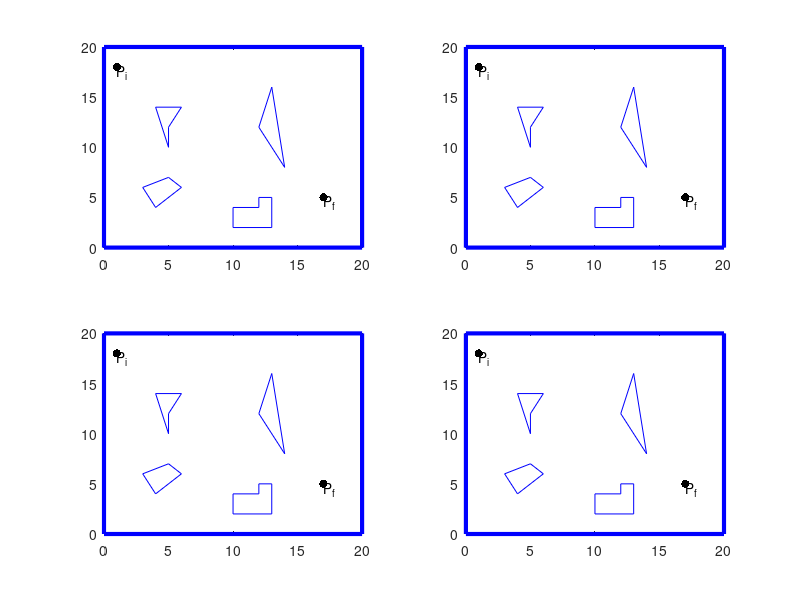

MATLAB code to generate this figure: (Note: this script raises an error after producing the figure.)
% Algoritmo de retracción usando diagramas de Voronoi
% Obstáculos
clc
clear
close all
% para graficar
figure
axis([-1 20 -1 20])
grid on
% los obstáculos se encuentran definidos por los puntos
B1=[4 14;6 14;5 12;5 10]; 
B2=[3 6;5 7;6 6;4 4]; 
B3=[12 12;14 8;13 16]; 
B4=[10 4;10 2;13 2;13 5;12 5;12 4];
Bi=[B1;B2;B3;B4];
B_vi={B1,B2,B3,B4}; % se crea una celda con los obstáculos
% los segmentos de recta de los obstáculos son [x1 y1 x2 y2]
Sr_B1=[4 14 5 10;5 10 5 12;5 12 6 14;6 14 4 14];
Sr_B2=[3 6 4 4;4 4 6 6;6 6 5 7;5 7 3 6];
Sr_B3=[12 12 14 8;14 8 13 16;13 16 12 12];
Sr_B4=[10 4 10 2;10 2 13 2;13 2 13 5;13 5 12 5;12 5 12 4;12 4 10 4];
Sr_Bi=[Sr_B1;Sr_B2;Sr_B3;Sr_B4];
% Indice de la conectividad de los obstáculos
Sr_index=[1 4;4 3;3 2;2 1;5 8;8 7;7 6;6 5;9 10;10 11;11 9;12 13;13 14;14 15;15 16;16 17;17 12];
for i=1:4
    for k=1:length(Sr_Bi) % ploteando los obstáculos
        subplot(2,2,i)
        plot([Sr_Bi(k,1) Sr_Bi(k,3)],[Sr_Bi(k,2) Sr_Bi(k,4)],'b')
        hold on
    end
    % los puntos inicial y final son
    Pi=[1 18];
    Pf=[17,5];
    subplot(2,2,i)
    scatter([Pi(1) Pf(1)],[Pi(2) Pf(2)],'k','filled') %Ploteando los puntos ini y fin
    text(Pi(1),Pi(2)-0.5,'P_i')
    text(Pf(1),Pf(2)-0.5,'P_f')
    % los segmentos de recta que delimitan el espacio de trabajo
    % son [x1 y1 x2 y2]
    Et_sup=[20 20 0 20];
    Et_inf=[0 0 20 0];
    Et_izq=[0 20 0 0];
    Et_der=[20 0 20 20];
    Et=[0 0;20 0;20 20;0 20];
    % celda de espacio de trabajo
    subplot(2,2,i)
    plot([0 20 20 0 0],[0 0 20 20 0],'b','LineWidth',3) % plot workspace
end
%% Se discretizan los obstáculos considerando los segmentos de recta de
% los obstáculos y el espacio de trabajo
% se crea una celda con los segmentos de recta
ObstCell={Sr_B1,Sr_B2,Sr_B3,Sr_B4,Et_sup,Et_inf,Et_izq,Et_der};
n=5; %número de puntos a obtener de cada segmento de recta
Puntos={};
Puntos_2=[];
for i=1:length(ObstCell)
    [reng,~]=size(ObstCell{i});
    for j=1:reng
        Puntos_1=LinDis(ObstCell{i}(j,:),n);
        Puntos_2=[Puntos_2;Puntos_1];
    end
    % la celda Puntos tiene los puntos de cada obstáculo
    Puntos{i}=Puntos_2;
    Puntos_2=[];
end
% gráfica de la discretización
for k=1:3
    for i=1:length(Puntos)
        subplot(2,2,k)
        scatter(Puntos{i}(:,1),Puntos{i}(:,2),'k')
    end
end
%% comparar cada punto de un obstáculo con los otros obstáculos para 
% encontrar el punto más cercano, determinando el punto medio entre ellos
Decoy=Puntos;
for i=1:length(Puntos)
    Decoy(i)=[]; % quitando los puntos del obstáculo a evaluar
    % convertir en un solo arreglo
    Test_points=[];
    for k=1:length(Decoy)
        Test_points=[Test_points;Decoy{k}];
    end
    % comparar contra el obstáculo i
    for k=1:length(Puntos{i})
        for j=1:length(Test_points)
           dist(k,j)=sqrt((Puntos{i}(k,1)-Test_points(j,1))^2+...
                     (Puntos{i}(k,2)-Test_points(j,2))^2); 
        end
    end
    % se debe determinar cual es el púnto más cercano con el mínimo de la
    % distancia
    [~,index]=min(dist');
    PuntosConex{i}=Test_points(index,:);
    dist=[];
    Decoy=Puntos;
end
% encontrando los puntos medios entre los puntos y los puntos de conexión
cont=1;
for i=1:length(Puntos)
    for j=1:length(Puntos{i})
       Sr_Voronoi(cont,:)=[Puntos{i}(j,1) Puntos{i}(j,2) PuntosConex{i}(j,1) PuntosConex{i}(j,2)];
       VoronoiPoints(cont,:)=[(Puntos{i}(j,1)+PuntosConex{i}(j,1))/2 (Puntos{i}(j,2)+PuntosConex{i}(j,2))/2]; 
       cont=cont+1; 
    end 
end
%Graficando
for j=1:length(Sr_Voronoi)
    subplot(2,2,2)
    plot([Sr_Voronoi(j,1) Sr_Voronoi(j,3)],[Sr_Voronoi(j,2) Sr_Voronoi(j,4)],'r')
end
subplot(2,2,2)
scatter(VoronoiPoints(:,1),VoronoiPoints(:,2),'r')
%% Se reducen el número de puntos para el roadmap de Voronoi
% quitando los puntos que pertenencen al límite del espacio de trabajo
index_Et=[];
for i=1:length(VoronoiPoints)
    [~,on_Et] = inpolygon(VoronoiPoints(i,1),VoronoiPoints(i,2),Et(:,1),Et(:,2));
    if on_Et==1
        index_Et=[index_Et i];
    end
end
VoronoiPoints(index_Et,:)=[];
Sr_Voronoi(index_Et,:)=[];
% quitando los puntos que tienen colisión con obstáculos
col=zeros(length(VoronoiPoints),length(B_vi));
for i=1:length(VoronoiPoints)
    for j=1:length(B_vi)
        [in1,on1] = inpolygon(VoronoiPoints(i,1),VoronoiPoints(i,2),B_vi{j}(:,1),B_vi{j}(:,2));
        if in1==1 || on1==1 
            col(i,j)=1;
        end
    end
end
index_Bi=find(sum(col'));
VoronoiPoints(index_Bi,:)=[];
Sr_Voronoi(index_Bi,:)=[];
% Graficando los puntos medios
subplot(2,2,3)
scatter(VoronoiPoints(:,1),VoronoiPoints(:,2),'r')
for i=1:length(Sr_Voronoi)
subplot(2,2,3)
plot([Sr_Voronoi(i,1) Sr_Voronoi(i,3)],[Sr_Voronoi(i,2) Sr_Voronoi(i,4)],'r') 
end
%% Ahora se debe realizar un grafo de conectividad para los puntos
% Se crea la matriz de adyacencia que define 0 cuando hay colisión
A=zeros(length(VoronoiPoints));
for i=1:length(VoronoiPoints)
   for j=1:length(VoronoiPoints)
      for k=1:length(Sr_Bi)
          % se comparan las rectas de los puntos trapezoidales con los
          % obstáculos
          Col(k)=DetCol([VoronoiPoints(i,:) VoronoiPoints(j,:)],[Sr_Bi(k,:)]);
      end
      if sum(Col)==0 % si la suma de todas las comparaciones es cero
            A(i,j)=1;   
      end
   end    
end
% Plot
for i=1:length(VoronoiPoints)
   for j=1:length(VoronoiPoints)
      if A(i,j)~=0
          subplot(2,2,4)
          plot([VoronoiPoints(i,1) VoronoiPoints(j,1)],[VoronoiPoints(i,2) VoronoiPoints(j,2)],'k')
      end
   end    
end
%% Se encuentran los puntos más cercanos en GridPoints a Pi y Pf
for i=1:length(VoronoiPoints)
   dist_Pi(i)=sqrt((VoronoiPoints(i,1)-Pi(1))^2+(VoronoiPoints(i,2)-Pi(2))^2); 
   dist_Pf(i)=sqrt((VoronoiPoints(i,1)-Pf(1))^2+(VoronoiPoints(i,2)-Pf(2))^2); 
end
[~,IndexPi]=min(dist_Pi);
[~,IndexPf]=min(dist_Pf);
%% Habiendo encontrado la matriz de adyacencia se puede proceder a usar
% algún algoritmo de búsqueda para encontrar el camino del inicio al fin
tau=RandomSearch(A,VoronoiPoints,IndexPi,IndexPf);
Tray_fin=[Pi;VoronoiPoints(tau,:);Pf];
% plot
for i=1:length(Tray_fin)-1
    subplot(2,2,4)
    plot([Tray_fin(i,1) Tray_fin(i+1,1)],[Tray_fin(i,2) Tray_fin(i+1,2)],'g','LineWidth',3)
end